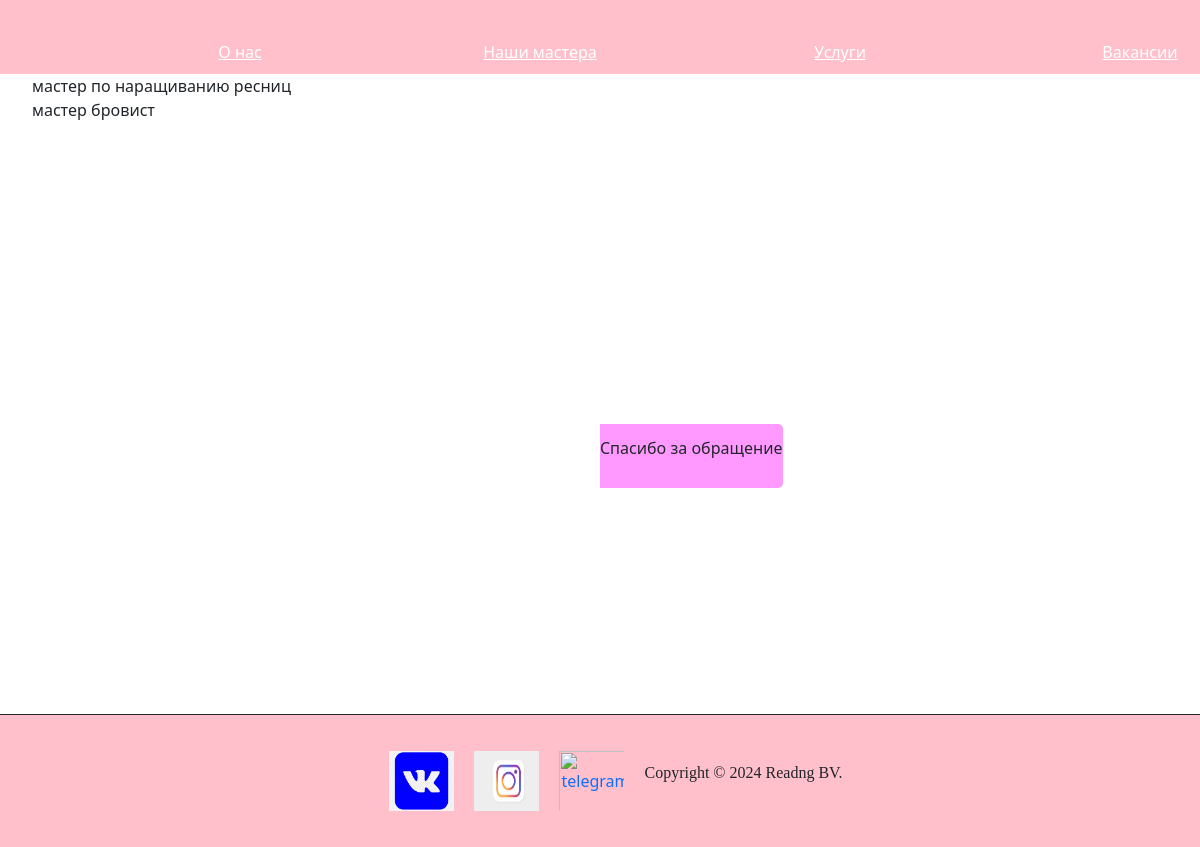
The page /vacancy/ on the database its author committed.
### vacancy/models.py (models this page shows, shortened)
class VacancyModel(models.Model):
    name = models.CharField(max_length=255)
    content = models.TextField(blank=True)
    time_create = models.DateTimeField(auto_now_add=True)

### vacancy/views.py (the view)
# urls.py: path('', VacancyList.as_view(), name='vacancy'),
class VacancyList(ListView):
    model = VacancyModel
    template_name = 'vacancy.html'
    context_object_name = 'vacancys'

### vacancy/templates/vacancy.html (shortened to what this page needs)
{% extends 'coolsite/base.html' %}
{% load static %}
 {% block content %}
<ul>
{% for post in vacancys %}
    <li> {{ post.name }} </li>
    {% endfor %}
</ul>
{% endblock %}

### static/style/style.css (style rules this page uses)
body { height : 80% ; }
li { list-style: none; }

### rows shown on the page
VacancyModel: name "мастер по наращиванию ресниц"
VacancyModel: name "мастер бровист"
